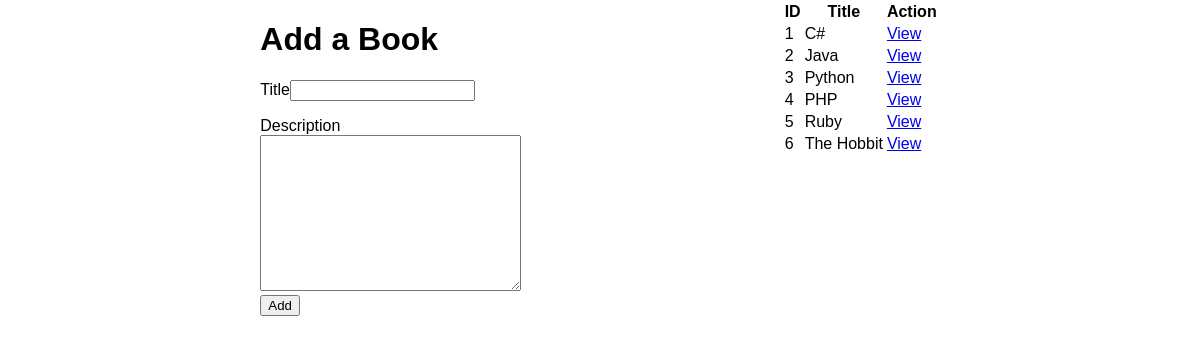
Before: / with the older database file.
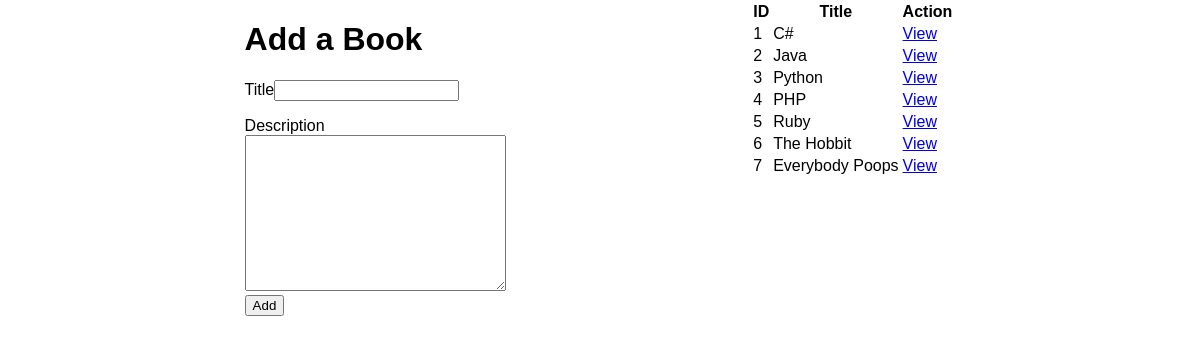
After: the same page with the newer database file.
### books_authors_app/models.py (models this page shows, shortened)
class Book(models.Model):
    title = models.CharField(max_length=255, blank=True)
    desc = models.TextField(blank=True)
    link = models.ManyToManyField(Author, related_name="books")
    created_at = models.DateTimeField(auto_now_add=True)
    updated_at = models.DateTimeField(auto_now=True)

### books_authors_app/views.py (the view)
# urls.py: path('', views.index),
def index(request):
    context = {
        "books_DB": Book.objects.all()
    }
    return render(request, "index.html", context)

### books_authors_app/templates/index.html (shortened to what this page needs)
<!DOCTYPE html>
<html lang="en">
<head>
    {% load static %}
    <link rel="stylesheet" href="{% static 'style.css' %}">
</head>
<body>
    <div class="top-section">
        <div>
            <h1>Add a Book</h1>
            <form action="book/add" method="POST">
                <p>Title<input type="text" name="booktitle" id=""></p>
                <label for=""> Description</label><br>
                <textarea name="bookdesc" id="" cols="30" rows="10"></textarea><br>
                <button type="submit">Add</button>
            </form>
        </div>
        <div>
            <table>
                <tr>
                    <th>ID</th>
                    <th>Title</th>
                    <th>Action</th>
                </tr>
                {% for book in books_DB %}
                <tr>
                    <td>{{book.id}}</td>
                    <td>{{book.title}}</td>
                    <td> <a href="book/{{book.id}}">View</a></td>
                </tr>
                {% endfor %}
            </table>
        </div>
    </div>
</body>
</html>

Changed rows visible on the page:
added Book: id "7", title "Everybody Poops"
